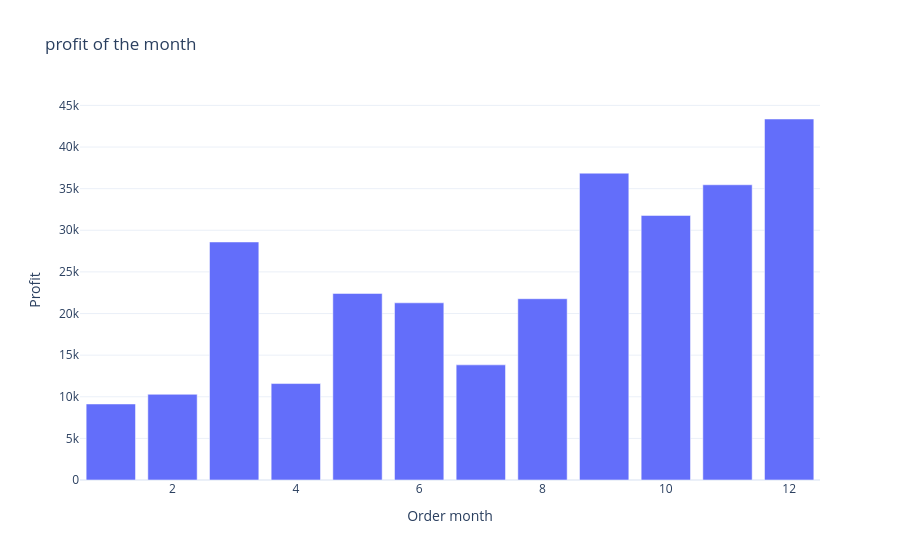

The code cell stored with this chart in its notebook:
### Code cell
fig = px.bar(profit_month, x = 'Order month', y = 'Profit', title = 'profit of the month')

fig.show()

### Figure 1 — Plotly figure (JSON) as saved in the notebook; plotly's stock layout.template omitted (floating-point values rounded to 4 significant figures)
{"data": [{"hovertemplate": "Order month=%{x}<br>Profit=%{y}<extra></extra>", "legendgroup": "", "marker": {"color": "#636efa", "pattern": {"shape": ""}}, "name": "", "orientation": "v", "showlegend": false, "textposition": "auto", "type": "bar", "x": [1, 2, 3, 4, 5, 6, 7, 8, 9, 10, 11, 12], "xaxis": "x", "y": [9134.0, 10290.0, 28590.0, 11590.0, 22410.0, 21290.0, 13830.0, 21780.0, 36860.0, 31780.0, 35470.0, 43370.0], "yaxis": "y"}], "layout": {"barmode": "relative", "legend": {"tracegroupgap": 0}, "title": {"text": "profit of the month"}, "xaxis": {"anchor": "y", "domain": [0, 1], "title": {"text": "Order month"}}, "yaxis": {"anchor": "x", "domain": [0, 1], "title": {"text": "Profit"}}}}
